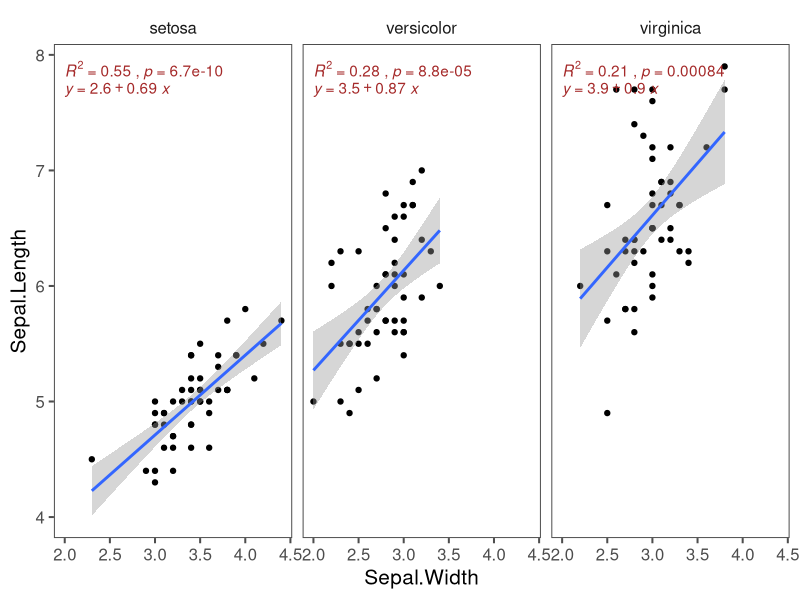

The R script that drew this image:
## ---- chunk 1
knitr::opts_knit$set(base.dir = "../../ChevyXu.github.io/", base.url = "/")
knitr::opts_chunk$set(fig.path = paste0("img/", Sys.Date(), "/"))
# knitr::opts_chunk$set(echo = TRUE)
## ---- chunk 2
library(tidyverse)
library(rstatix)

iris %>%
  group_by(Species) %>%
  cor_test(Sepal.Width, Sepal.Length, method = "pearson") 

## ---- chunk 3
bdims_summary <- iris %>%
  group_by(Species) %>%
  summarize(N = n(), r = cor(Sepal.Width, Sepal.Length),
            mean_hgt = mean(Sepal.Width), 
            mean_wgt = mean(Sepal.Length),
            sd_hgt = sd(Sepal.Width), 
            sd_wgt = sd(Sepal.Length),
            slope = r*(sd_wgt/sd_hgt),
            intercept = mean_wgt - (slope*mean_hgt),
            r2 = r*r)

bdims_summary
## ---- chunk 4
ggplot(iris, aes(x = Sepal.Width, y = Sepal.Length)) +
  geom_point() +
  geom_smooth(method = "lm") +
  facet_wrap(~Species) + 
  ggthemes::theme_few(base_size = 15) +
  ggpubr::stat_cor(aes(label = paste(after_stat(rr.label), p.label, sep = "~ `,`~")), color = "brown", label.y.npc = 1) +
  ggpubr::stat_regline_equation(color = "brown", label.y.npc = 0.95) 
